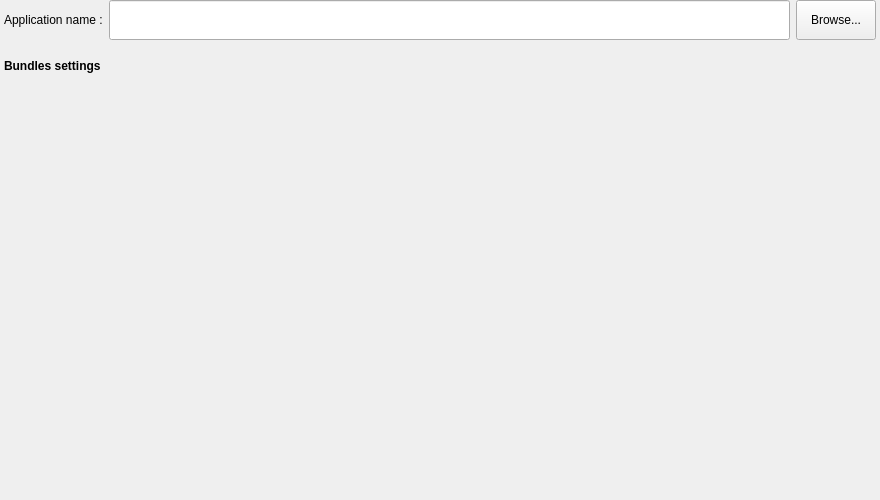
<?xml version="1.0" encoding="UTF-8"?>
<ui version="4.0">
 <class>guiApplicationSettings</class>
 <widget class="QFrame" name="guiApplicationSettings">
  <property name="geometry">
   <rect>
    <x>0</x>
    <y>0</y>
    <width>880</width>
    <height>500</height>
   </rect>
  </property>
  <property name="minimumSize">
   <size>
    <width>0</width>
    <height>500</height>
   </size>
  </property>
  <property name="maximumSize">
   <size>
    <width>16777215</width>
    <height>500</height>
   </size>
  </property>
  <property name="windowTitle">
   <string>Frame</string>
  </property>
  <layout class="QVBoxLayout" name="verticalLayout">
   <property name="leftMargin">
    <number>4</number>
   </property>
   <property name="topMargin">
    <number>0</number>
   </property>
   <property name="rightMargin">
    <number>4</number>
   </property>
   <property name="bottomMargin">
    <number>0</number>
   </property>
   <item>
    <layout class="QHBoxLayout" name="applicationNameHorizontalLayout">
     <property name="sizeConstraint">
      <enum>QLayout::SizeConstraint::SetFixedSize</enum>
     </property>
     <item>
      <widget class="QLabel" name="applicationNameLabel">
       <property name="minimumSize">
        <size>
         <width>0</width>
         <height>40</height>
        </size>
       </property>
       <property name="maximumSize">
        <size>
         <width>16777215</width>
         <height>40</height>
        </size>
       </property>
       <property name="text">
        <string>Application name :</string>
       </property>
      </widget>
     </item>
     <item>
      <widget class="QLineEdit" name="applicationNameLineEdit">
       <property name="minimumSize">
        <size>
         <width>0</width>
         <height>40</height>
        </size>
       </property>
       <property name="maximumSize">
        <size>
         <width>16777215</width>
         <height>40</height>
        </size>
       </property>
      </widget>
     </item>
     <item>
      <widget class="QPushButton" name="applicationNameBrowseButton">
       <property name="minimumSize">
        <size>
         <width>0</width>
         <height>40</height>
        </size>
       </property>
       <property name="maximumSize">
        <size>
         <width>16777215</width>
         <height>40</height>
        </size>
       </property>
       <property name="text">
        <string>Browse...</string>
       </property>
      </widget>
     </item>
    </layout>
   </item>
   <item>
    <widget class="QLabel" name="bundlesSettingsLabel">
     <property name="minimumSize">
      <size>
       <width>0</width>
       <height>40</height>
      </size>
     </property>
     <property name="font">
      <font>
       <bold>true</bold>
      </font>
     </property>
     <property name="text">
      <string>Bundles settings</string>
     </property>
    </widget>
   </item>
   <item>
    <layout class="QVBoxLayout" name="bundlesSettingsLocationLayout"/>
   </item>
   <item>
    <spacer name="verticalSpacer">
     <property name="orientation">
      <enum>Qt::Orientation::Vertical</enum>
     </property>
     <property name="sizeHint" stdset="0">
      <size>
       <width>20</width>
       <height>313</height>
      </size>
     </property>
    </spacer>
   </item>
  </layout>
 </widget>
 <resources/>
 <connections/>
</ui>
